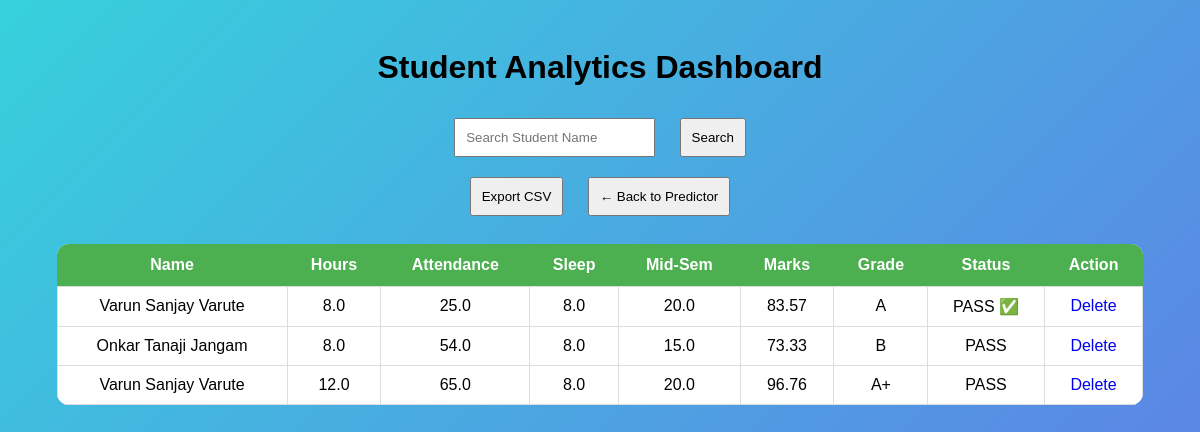
/dashboard, run on the app's committed database.
### tables this page shows
CREATE TABLE predictions (
    id INTEGER PRIMARY KEY AUTOINCREMENT,
    name TEXT,
    hours REAL,
    attendance REAL,
    sleep REAL,
    midsem REAL,
    predicted_marks REAL,
    grade TEXT,
    status TEXT
);

### app.py (the view)
@app.route('/dashboard')
def dashboard():
    history = get_db_data()
    return render_template(
        'dashboard.html',
        history=history
    )

### app.py (called while the page is built)
def get_db_data(search=""):
    conn = sqlite3.connect('students.db')
    cursor = conn.cursor()
    if search:
        cursor.execute(
            "SELECT * FROM predictions WHERE name LIKE ? ORDER BY id DESC",
            ('%' + search + '%',)
        )
    else:
        cursor.execute(
            "SELECT * FROM predictions ORDER BY id DESC"
        )
    data = cursor.fetchall()
    conn.close()
    return data

### templates/dashboard.html (shortened to what this page needs)
<!DOCTYPE html>
<html>
<head>
</head>
<body>
<h1>Student Analytics Dashboard</h1>
<form action="/search" method="POST">
<input type="text" name="keyword" placeholder="Search Student Name">
<button type="submit">Search</button>
</form>
<a href="/export">
<button>Export CSV</button>
</a>
<a href="/">
<button>← Back to Predictor</button>
</a>
<br><br>
<table>
<tr>
<th>Name</th>
<th>Hours</th>
<th>Attendance</th>
<th>Sleep</th>
<th>Mid-Sem</th>
<th>Marks</th>
<th>Grade</th>
<th>Status</th>
<th>Action</th>
</tr>
{% for row in history %}
<tr>
<td>{{ row[1] }}</td>
<td>{{ row[2] }}</td>
<td>{{ row[3] }}</td>
<td>{{ row[4] }}</td>
<td>{{ row[5] }}</td>
<td>{{ row[6] }}</td>
<td>{{ row[7] }}</td>
<td>{{ row[8] }}</td>
<td>
<a href="/delete/{{ row[0] }}">Delete</a>
</td>
</tr>
{% endfor %}
</table>
</body>
</html>

### templates/dashboard.html (style rules this page uses)
body { font-family:Arial; background:linear-gradient(135deg,#36d1dc,#5b86e5); padding:20px; text-align:center; }
table { width:95%; margin:auto; background:white; border-collapse:collapse; border-radius:12px; overflow:hidden; }
th { background:#4CAF50; color:white; padding:12px; }
td { padding:10px; border:1px solid #ddd; }
input,button { padding:10px; margin:10px; }
a { text-decoration:none; }

### data on the page
predictions: name "Varun Sanjay Varute", hours "8.0", attendance "25.0", sleep "8.0", midsem "20.0", predicted_marks "83.57", grade "A", status "PASS ✅"
predictions: name "Onkar Tanaji Jangam", hours "8.0", attendance "54.0", sleep "8.0", midsem "15.0", predicted_marks "73.33", grade "B", status "PASS"
predictions: name "Varun Sanjay Varute", hours "12.0", attendance "65.0", sleep "8.0", midsem "20.0", predicted_marks "96.76", grade "A+", status "PASS"
